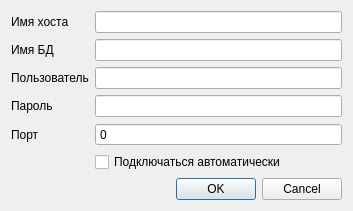
<?xml version="1.0" encoding="UTF-8"?>
<ui version="4.0">
 <class>ConnectionDialog</class>
 <widget class="QDialog" name="ConnectionDialog">
  <property name="geometry">
   <rect>
    <x>0</x>
    <y>0</y>
    <width>353</width>
    <height>193</height>
   </rect>
  </property>
  <property name="windowTitle">
   <string>Dialog</string>
  </property>
  <layout class="QFormLayout" name="formLayout">
   <item row="0" column="0">
    <widget class="QLabel" name="lb_hostName">
     <property name="text">
      <string>Имя хоста</string>
     </property>
    </widget>
   </item>
   <item row="0" column="1">
    <widget class="QLineEdit" name="le_hostName"/>
   </item>
   <item row="1" column="0">
    <widget class="QLabel" name="lb_dbName">
     <property name="text">
      <string>Имя БД</string>
     </property>
    </widget>
   </item>
   <item row="1" column="1">
    <widget class="QLineEdit" name="le_dbName"/>
   </item>
   <item row="2" column="0">
    <widget class="QLabel" name="lb_user">
     <property name="text">
      <string>Пользователь</string>
     </property>
    </widget>
   </item>
   <item row="2" column="1">
    <widget class="QLineEdit" name="le_user"/>
   </item>
   <item row="3" column="0">
    <widget class="QLabel" name="lb_password">
     <property name="text">
      <string>Пароль</string>
     </property>
    </widget>
   </item>
   <item row="3" column="1">
    <widget class="QLineEdit" name="le_password">
     <property name="echoMode">
      <enum>QLineEdit::Password</enum>
     </property>
    </widget>
   </item>
   <item row="4" column="0">
    <widget class="QLabel" name="lb_port">
     <property name="text">
      <string>Порт</string>
     </property>
    </widget>
   </item>
   <item row="4" column="1">
    <widget class="QSpinBox" name="spB_port">
     <property name="buttonSymbols">
      <enum>QAbstractSpinBox::NoButtons</enum>
     </property>
     <property name="maximum">
      <number>65535</number>
     </property>
    </widget>
   </item>
   <item row="6" column="0" colspan="2">
    <widget class="QDialogButtonBox" name="buttonBox">
     <property name="orientation">
      <enum>Qt::Horizontal</enum>
     </property>
     <property name="standardButtons">
      <set>QDialogButtonBox::Cancel|QDialogButtonBox::Ok</set>
     </property>
    </widget>
   </item>
   <item row="5" column="1">
    <widget class="QCheckBox" name="chB_autoConnection">
     <property name="text">
      <string>Подключаться автоматически</string>
     </property>
    </widget>
   </item>
  </layout>
 </widget>
 <resources/>
 <connections>
  <connection>
   <sender>buttonBox</sender>
   <signal>accepted()</signal>
   <receiver>ConnectionDialog</receiver>
   <slot>accept()</slot>
   <hints>
    <hint type="sourcelabel">
     <x>248</x>
     <y>254</y>
    </hint>
    <hint type="destinationlabel">
     <x>157</x>
     <y>274</y>
    </hint>
   </hints>
  </connection>
  <connection>
   <sender>buttonBox</sender>
   <signal>rejected()</signal>
   <receiver>ConnectionDialog</receiver>
   <slot>reject()</slot>
   <hints>
    <hint type="sourcelabel">
     <x>316</x>
     <y>260</y>
    </hint>
    <hint type="destinationlabel">
     <x>286</x>
     <y>274</y>
    </hint>
   </hints>
  </connection>
 </connections>
</ui>
